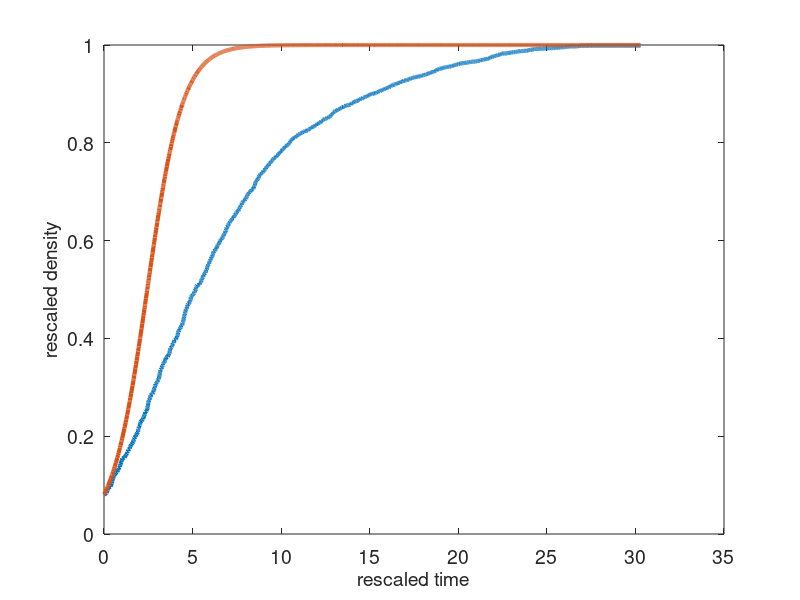

This figure's MATLAB source: (Note: this script raises an error after producing the figure.)
% combination of Gillespie (40 realisations) from saved data, logistic and Runge-Kutta with KSA in 1D

clear all

% Parameters

% lattice dimension
dim = 1;

% length of the domain
L = 100;

Pm = 1; % transition rate per unit time of moving to another lattice site

Pp = 1; % proliferation rate per unit time of giving rise to another agent

Pd = 0; % death rate per unit time

S = load('gillespie1D_Pp1_Pd0.mat'); % load the data for a particular choice of Pp and Pd, note that L=100 is fixed


TimeReductionFactor = 2; % when death rate is increase, this has to be increased as well

figure 

plot(S.save_time,S.save_density,'LineWidth', 3);set(gca,'FontSize',14); % number of cells in the system
%h_legend = legend('1st component','2nd component','Total');
%set(h_legend,'FontSize',14)
xlabel('rescaled time','FontSize',14)
ylabel('rescaled density','FontSize',14)


%%%%%%%%%%%%%%%%
% solution to the corresponding logistic growth equation

%cA0 = Q_initial/L; % initial density
cA0_bar = (Pp - Pd)/(Pp)*S.save_cA0;

f = @(t) cA0_bar * exp(t)/(1+cA0_bar*(exp(t)-1)); % solution to the equation 

for i = 1 : length(S.save_time)
       y(i) = f(S.save_time(i)); 
end

%%% plot logistic solution 

hold on
plot(S.save_time,y,'LineWidth', 3)
xlabel('rescaled time','FontSize',14)
ylabel('rescaled density','FontSize',14)

dt = 0.01; % time step

N = round(S.save_store_time(length(1:round(length(S.save_store_time)/TimeReductionFactor)))/dt); % number of simulations, chosen to be the same as for Gillespie

% Initial conditions 

y  = zeros (L+1,N);

y(:,1) = S.save_cA0^2 * ones(L+1,1); % initial density of two-point distribution functions 
y(1,1) = S.save_cA0; % initial condition for 1-point distribution function


t = 0; % start time


for i = 2 : N
    
    t = t + dt;

    k1 = dynamics (t,y(:,i-1),L,Pm,Pp,Pd);
    k2 = dynamics (t+dt/2,y(:,i-1)+dt/2 * k1,L,Pm,Pp,Pd);
    k3 = dynamics (t+dt/2,y(:,i-1)+dt/2 * k2,L,Pm,Pp,Pd);
    k4 = dynamics (t+dt, y(:,i-1) + dt*k3,L,Pm,Pp,Pd);
    y(:,i) = y(:,i-1) + dt/6 * (k1 + 2*k2 + 2*k3 + k4);  
    
    store_time_Runge(i) = t;
end


rescaled_time = (Pp-Pd)*store_time_Runge; % rescale time to allow parameter comparison

y_rescaled = (Pp-Pd)/Pp * y;


hold on
plot(rescaled_time,y_rescaled(1,:),'LineWidth', 3)
h_legend = legend('Gillespie 1D','Logistic growth','KSA');
set(h_legend,'FontSize',14)
xlabel('rescaled time','FontSize',14)
ylabel('rescaled density','FontSize',14)
title(['L = ' num2str(L) ', P_m = ' num2str(Pm) ', P_p = ' num2str(Pp) ', P_d = ' num2str(Pd) ' '],'FontSize',14)
set(gca,'linewidth',3)
set(gca,'FontWeight','bold')
set(gca,'FontSize',24)


function deriv = dynamics(t,y,L,Pm,Pp,Pd)
    

    deriv = zeros(L+1,1);

    deriv(1) = (Pp*(y(1)-y(2)) - Pd *y(1)); % dynamics of one-point distribution function
    
    deriv(2) = (Pm*(y(3) - y(2)) - 2* Pd * y(2) + ...
        Pp * (y(1) - y(2)) + Pp * (y(3)*(y(3)*(y(1)-y(2))^2)/(y(1)^2*(1-y(1))))); % dynamics of two-point distribution function (distance 1)
    
 % dynamics of all two-point functions from distance 2 to L-1
    for i = 3:L
        deriv(i) = (Pm*(y(i-1) + y(i+1) - 2* y(i)) - 2 * Pd * y(i) +...
            Pp * ((y(1)-y(i))*(y(1)-y(2))*(y(i-1)+y(i+1)))/(y(1)^2*(1-y(1))));
    end

    deriv(L+1) = (Pm*(y(L) + y(2) - 2* y(L+1)) - 2 * Pd * y(L+1) +...
            Pp * ((y(1)-y(L+1))*(y(1)-y(2))*(y(L)+y(2)))/(y(1)^2*(1-y(1)))); % for the last one, since we have
        % periodic boundary condition L+1 neighbour is 1 neighbour, i.e. y(2)
    
end

